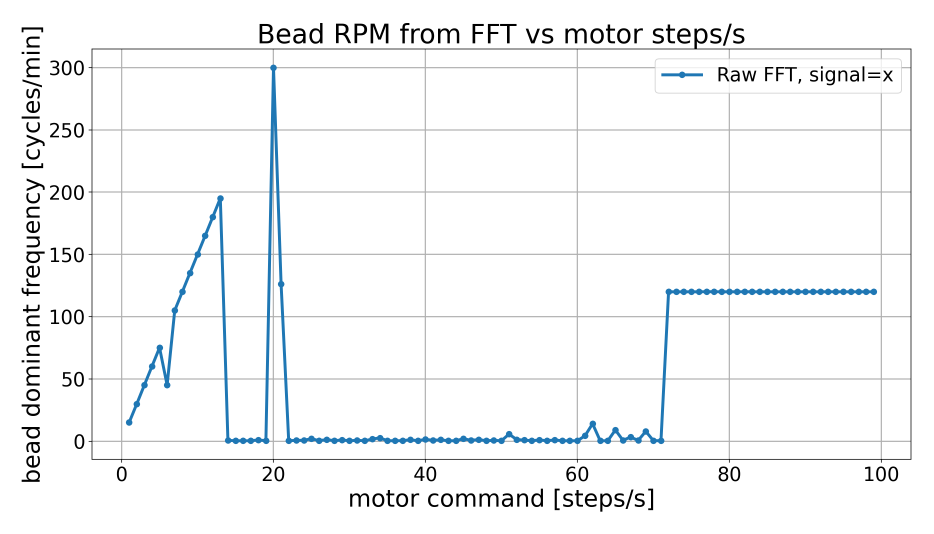
#> input picture pipelines/Mapping_RPM_pipeline/rpm_curve_raw.png, 2800 x 1600 px, given in place of the camera (shown at 1/3 size)
$ python 07_track_multiple_beads.py
#> lines starting #> are read from the running program, lines starting #| are printed output that depends on the picture; after the words box and inside, x2 and y2 are one past the last pixel; in counts of white or black regions, pixels touching at a corner belong together
### src/beadtrack/camera.py
"""OpenCV camera acquisition helpers."""

import time
from collections.abc import Iterator
from dataclasses import dataclass

import cv2
import numpy as np
from numpy.typing import NDArray

__all__ = ["CapturedFrame", "iter_frames", "open_camera", "read_frame_or_raise"]


@dataclass(slots=True)
class CapturedFrame:
    """One camera frame paired with its monotonic acquisition timestamp."""

    time: float
    image: NDArray[np.uint8]


def open_camera(
    camera_index: int = 0,
    width: int | None = None,
    height: int | None = None,
    fps: int | None = None,
) -> cv2.VideoCapture:
    """Open and configure a camera, raising if it is unavailable."""
    capture = cv2.VideoCapture(camera_index)

    if not capture.isOpened():
        raise RuntimeError(f"Could not open camera index {camera_index}")

    if width is not None:
        capture.set(cv2.CAP_PROP_FRAME_WIDTH, width)

    if height is not None:
        capture.set(cv2.CAP_PROP_FRAME_HEIGHT, height)

    if fps is not None:
        capture.set(cv2.CAP_PROP_FPS, fps)

    return capture


def read_frame_or_raise(capture: cv2.VideoCapture) -> NDArray[np.uint8]:
    """Read and return one frame, raising if acquisition fails."""
    success, frame = capture.read()

    if not success or frame is None:
        raise RuntimeError("Could not read frame from camera")

    return np.asarray(frame, dtype=np.uint8)


# [5 lines left out: function iter_frames, not called in this run]

### src/beadtrack/detection.py
"""Bead detection using background subtraction and circle detection."""

import cv2
import numpy as np
from numpy.typing import NDArray

from .models import Detection

__all__ = [
    "Detection",
    "compute_foreground_masks",
    "create_background_subtractor",
    "detect_hough_circles",
    "detect_largest_contour_circle",
]


# ---------------------------------------------------------------------
# Background subtraction
# ---------------------------------------------------------------------


def create_background_subtractor(
    history: int = 500,
    var_threshold: float = 100,
    detect_shadows: bool = True,
) -> cv2.BackgroundSubtractorMOG2:
    """Create a MOG2 background model for foreground segmentation."""
    return cv2.createBackgroundSubtractorMOG2(
        history=int(history),
        varThreshold=float(var_threshold),
        detectShadows=bool(detect_shadows),
    )


def compute_foreground_masks(
    frame: NDArray[np.uint8],
    background_subtractor: cv2.BackgroundSubtractorMOG2,
    threshold_value: int = 120,
    kernel_size: int = 3,
    dilation_iterations: int = 2,
    learning_rate: float | None = None,
) -> tuple[NDArray[np.uint8], NDArray[np.uint8], NDArray[np.uint8]]:
    """
    Compute foreground masks from one frame.

    Pipeline:
    frame
        -> background subtraction
        -> binary threshold
        -> dilation

    Returns
    -------
    foreground : ndarray
        Raw foreground mask from background subtractor.

    threshold : ndarray
        Binary thresholded mask.

    clean : ndarray
        Dilated mask used for contour detection.
    """

    if learning_rate is None:
        foreground = background_subtractor.apply(frame)
    else:
        foreground = background_subtractor.apply(
            frame,
            learningRate=float(learning_rate),
        )

    _, threshold = cv2.threshold(
        foreground.copy(),
        int(threshold_value),
        255,
        cv2.THRESH_BINARY,
    )

    kernel = cv2.getStructuringElement(
        cv2.MORPH_ELLIPSE,
        (int(kernel_size), int(kernel_size)),
    )

    clean = cv2.dilate(
        threshold,
        kernel,
        iterations=int(dilation_iterations),
    )

    foreground = np.asarray(foreground, dtype=np.uint8)
    threshold = np.asarray(threshold, dtype=np.uint8)
    clean = np.asarray(clean, dtype=np.uint8)

    return foreground, threshold, clean


# ---------------------------------------------------------------------
# Detection
# ---------------------------------------------------------------------


# [111 lines left out: functions detect_largest_contour_circle, detect_hough_circles, not called in this run]

### src/beadtrack/messages.py
"""Formatted terminal messages used by beadtrack commands."""

import sys
from typing import Final, TextIO

__all__ = ["arduino_prompt", "bold", "error", "info", "result", "success", "warning"]

RESET: Final[str] = "\033[0m"
BLUE: Final[str] = "\033[34m"
GREEN: Final[str] = "\033[32m"
PURPLE: Final[str] = "\033[35m"
YELLOW: Final[str] = "\033[33m"
RED: Final[str] = "\033[31m"
BOLD: Final[str] = "\033[1m"


def _emit(
    level: str,
    text: object,
    *,
    color: str = "",
    stream: TextIO | None = None,
    end: str = "\n",
) -> None:
    """Write one tagged message to a terminal stream."""
    if stream is None:
        stream = sys.stderr if level in {"WARNING", "ERROR"} else sys.stdout

    print(f"{color}[{level}]{RESET} {text}", file=stream, flush=True, end=end)


def bold(text: object) -> str:
    """Return text formatted as bold with ANSI escape codes."""
    return f"{BOLD}{text}{RESET}"


def arduino_prompt(text: object = "Insert command > ") -> None:
    """Print an Arduino command prompt without a trailing newline."""
    _emit("ARDUINO", text, color=PURPLE, end="")


def info(text: object, *, end: str = "\n") -> None:
    """Print an informational message."""
    _emit("INFO", text, color=BLUE, end=end)


def success(text: object) -> None:
    """Print a successful-operation message."""
    _emit("OK", text, color=GREEN)


def result(text: object) -> None:
    """Print a computation result."""
    _emit("RESULT", text, color=PURPLE)


def warning(text: object) -> None:
    """Print a warning to standard error."""
    _emit("WARNING", text, color=YELLOW)


def error(text: object) -> None:
    """Print an error to standard error."""
    _emit("ERROR", text, color=RED)

### src/beadtrack/io.py
"""File and CSV input/output helpers for tracking data."""

import csv
import time
from pathlib import Path

from .models import TrackingData

__all__ = [
    "ensure_parent_directory",
    "load_tracking_csv",
    "save_tracking_csv",
    "save_tracking_csv_atomic",
    "timestamp_for_filename",
]


# [78 lines left out: functions ensure_parent_directory, save_tracking_csv, save_tracking_csv_atomic, load_tracking_csv, not called in this run]


def timestamp_for_filename() -> str:
    """Return the current local time in a compact filename-safe format."""
    return time.strftime("%Y%m%d_%H%M%S")

### scripts/07_track_multiple_beads.py
"""Track multiple moving beads using the same MOG2 pipeline as script 02."""

import argparse
import csv
import math
import time
from dataclasses import dataclass, field
from itertools import pairwise
from pathlib import Path

import cv2
import numpy as np

from beadtrack import messages
from beadtrack.camera import open_camera, read_frame_or_raise
from beadtrack.detection import (
    compute_foreground_masks,
    create_background_subtractor,
)
from beadtrack.io import timestamp_for_filename
from beadtrack.models import Detection

CSV_FIELDS = ("bead_id", "t", "x", "y", "radius", "area")
COLORS = [
    (0, 255, 255),
    (255, 128, 0),
    (0, 255, 0),
    (255, 0, 255),
    (0, 128, 255),
    (255, 255, 0),
    (128, 255, 128),
    (255, 128, 255),
]


def build_parser():
    parser = argparse.ArgumentParser(description=__doc__)
    parser.add_argument("--camera", type=int, default=0, help="Camera index.")
    parser.add_argument(
        "--output",
        default=None,
        help="Output CSV. Default: data/multiple_beads/track_<timestamp>.csv",
    )
    parser.add_argument("--history", type=int, default=500, help="MOG2 history.")
    parser.add_argument(
        "--var-threshold",
        type=float,
        default=100,
        help="MOG2 variance threshold.",
    )
    parser.add_argument(
        "--threshold", type=int, default=100, help="Binary mask threshold."
    )
    parser.add_argument("--kernel", type=int, default=3, help="Morphology kernel size.")
    parser.add_argument("--dilate", type=int, default=1, help="Dilation iterations.")
    parser.add_argument(
        "--min-area", type=float, default=20, help="Minimum contour area [px^2]."
    )
    parser.add_argument(
        "--max-area", type=float, default=2000, help="Maximum contour area [px^2]."
    )
    parser.add_argument(
        "--min-radius", type=float, default=2, help="Minimum radius [px]."
    )
    parser.add_argument(
        "--max-radius", type=float, default=30, help="Maximum radius [px]."
    )
    parser.add_argument(
        "--min-circularity",
        type=float,
        default=0.10,
        help="Minimum 4*pi*area/perimeter^2 (default: 0.10).",
    )
    parser.add_argument(
        "--max-distance",
        type=float,
        default=70,
        help="Maximum ID-association distance [px].",
    )
    parser.add_argument(
        "--roi-circle",
        type=parse_circle,
        default=(320, 240, 190),
        metavar="X,Y,R",
        help="Circular work area (default: 320,240,190).",
    )
    parser.add_argument(
        "--no-roi", action="store_true", help="Disable the circular work area."
    )
    parser.add_argument(
        "--no-debug", action="store_true", help="Hide mask debug windows."
    )
    return parser


def parse_circle(text):
    try:
        x, y, radius = (int(part.strip()) for part in text.split(","))
    except (TypeError, ValueError) as exc:
        raise argparse.ArgumentTypeError("circle must be X,Y,R") from exc
    if x < 0 or y < 0 or radius <= 0:
        raise argparse.ArgumentTypeError(
            "circle center must be non-negative and radius positive"
        )
    return x, y, radius


def validate_args(parser, args):
    if args.history <= 0:
        parser.error("--history must be positive")
    if not 0 <= args.threshold <= 255:
        parser.error("--threshold must be between 0 and 255")
    if args.kernel <= 0 or args.kernel % 2 == 0:
        parser.error("--kernel must be a positive odd number")
    if args.dilate < 0:
        parser.error("--dilate cannot be negative")
    if args.min_area <= 0 or args.max_area <= args.min_area:
        parser.error("area limits must satisfy 0 < min < max")
    if args.min_radius <= 0 or args.max_radius <= args.min_radius:
        parser.error("radius limits must satisfy 0 < min < max")
    if not 0 <= args.min_circularity <= 1:
        parser.error("--min-circularity must be between 0 and 1")
    if args.max_distance <= 0:
        parser.error("--max-distance must be positive")


def detect_all_contour_circles(
    mask,
    min_area=50,
    max_area=3000,
    min_radius=3,
    max_radius=40,
    min_circularity=0.20,
):
    """Return every MOG2 contour accepted by the geometric filters."""
    contours, _hierarchy = cv2.findContours(
        mask, cv2.RETR_EXTERNAL, cv2.CHAIN_APPROX_SIMPLE
    )
    detections: list[Detection] = []
    for contour in contours:
        area = float(cv2.contourArea(contour))
        if not min_area <= area <= max_area:
            continue

        perimeter = float(cv2.arcLength(contour, True))
        if perimeter <= 0:
            continue
        circularity = 4.0 * math.pi * area / (perimeter * perimeter)
        if circularity < min_circularity:
            continue

        (x, y), radius = cv2.minEnclosingCircle(contour)
        if not min_radius <= radius <= max_radius:
            continue
        detections.append(
            Detection(
                x=float(x),
                y=float(y),
                radius=float(radius),
                area=area,
            )
        )
    return sorted(detections, key=lambda item: (item.x, item.y))


def apply_circular_roi(mask, circle):
    if circle is None:
        return mask
    center_x, center_y, radius = circle
    roi_mask = np.zeros_like(mask)
    cv2.circle(roi_mask, (center_x, center_y), radius, 255, -1)
    return cv2.bitwise_and(mask, roi_mask)


@dataclass
class Track:
    bead_id: int
    x: float
    y: float
    vx: float = 0.0
    vy: float = 0.0
    missed: int = 0
    history: list[tuple[float, float]] = field(default_factory=list)

    def predict(self):
        # A short velocity prediction absorbs MOG2 centroid jumps without
        # extrapolating a tangent too far along the curved orbit.
        frames = min(self.missed + 1, 3)
        return self.x + self.vx * frames, self.y + self.vy * frames


class DistanceTracker:
    """Assign persistent IDs using predicted position and nearest distance."""

    def __init__(self, max_distance=70, max_missed=30):
        self.max_distance = float(max_distance)
        self.max_missed = int(max_missed)
        self.tracks = {}
        self.next_id = 0

    def update(self, detections: list[Detection]):
        candidates = []
        for bead_id, track in self.tracks.items():
            predicted_x, predicted_y = track.predict()
            for detection_index, detection in enumerate(detections):
                distance = math.hypot(
                    detection.x - predicted_x,
                    detection.y - predicted_y,
                )
                if distance <= self.max_distance:
                    candidates.append((distance, bead_id, detection_index))

        used_tracks = set()
        used_detections = set()
        matches = []
        for _distance, bead_id, detection_index in sorted(candidates):
            if bead_id in used_tracks or detection_index in used_detections:
                continue
            used_tracks.add(bead_id)
            used_detections.add(detection_index)
            matches.append((bead_id, detection_index))

        visible = []
        for bead_id, detection_index in matches:
            track = self.tracks[bead_id]
            detection = detections[detection_index]
            elapsed_frames = track.missed + 1
            measured_vx = (detection.x - track.x) / elapsed_frames
            measured_vy = (detection.y - track.y) / elapsed_frames
            track.vx = 0.5 * track.vx + 0.5 * measured_vx
            track.vy = 0.5 * track.vy + 0.5 * measured_vy
            track.x = detection.x
            track.y = detection.y
            track.missed = 0
            track.history.append((track.x, track.y))
            visible.append((bead_id, detection))

        for bead_id, track in list(self.tracks.items()):
            if bead_id not in used_tracks:
                track.missed += 1
                if track.missed > self.max_missed:
                    del self.tracks[bead_id]

        for detection_index, detection in enumerate(detections):
            if detection_index in used_detections:
                continue
            bead_id = self.next_id
            self.next_id += 1
            track = Track(bead_id, detection.x, detection.y)
            track.history.append((track.x, track.y))
            self.tracks[bead_id] = track
            visible.append((bead_id, detection))

        return sorted(visible, key=lambda item: item[0])


def draw_tracks(frame, tracker, visible):
    for bead_id, track in tracker.tracks.items():
        color = COLORS[bead_id % len(COLORS)]
        points = track.history[-300:]
        for first, second in pairwise(points):
            cv2.line(frame, tuple(map(int, first)), tuple(map(int, second)), color, 1)

    for bead_id, detection in visible:
        color = COLORS[bead_id % len(COLORS)]
        center = (int(detection.x), int(detection.y))
        cv2.circle(frame, center, int(detection.radius), color, 2)
        cv2.putText(
            frame,
            f"ID {bead_id}",
            (center[0] + 5, center[1] - 5),
            cv2.FONT_HERSHEY_SIMPLEX,
            0.55,
            color,
            2,
            cv2.LINE_AA,
        )


def save_long_csv(filename, records):
    path = Path(filename)
    path.parent.mkdir(parents=True, exist_ok=True)
    with path.open("w", newline="", encoding="utf-8") as stream:
        writer = csv.DictWriter(stream, fieldnames=CSV_FIELDS)
        writer.writeheader()
        writer.writerows(records)
    return path


def main(argv=None):
    parser = build_parser()
    args = parser.parse_args(argv)
    validate_args(parser, args)
    output = args.output or f"data/multiple_beads/track_{timestamp_for_filename()}.csv"

    cap = None
    tracker = DistanceTracker(max_distance=args.max_distance)
    records = []
    start_time = time.monotonic()

    try:
        cap = open_camera(camera_index=args.camera)
        background = create_background_subtractor(
            history=args.history,
            var_threshold=args.var_threshold,
            detect_shadows=True,
        )
        messages.info("Multiple-bead MOG2 tracking started.")
        print(
            f"Press {messages.bold('q')} to save and quit; "
            f"press {messages.bold('ESC')} to discard."
        )

        while True:
            frame = read_frame_or_raise(cap)
#> in read_frame_or_raise, frame is the input picture: shape (1600, 2800, 3); mean B, G, R 247.1, 246.1, 244.7

            now = time.monotonic()
            foreground, threshold, clean = compute_foreground_masks(
                frame,
                background,
                threshold_value=args.threshold,
                kernel_size=args.kernel,
                dilation_iterations=args.dilate,
            )
#> in compute_foreground_masks, `foreground = background_subtractor.apply(frame)`:
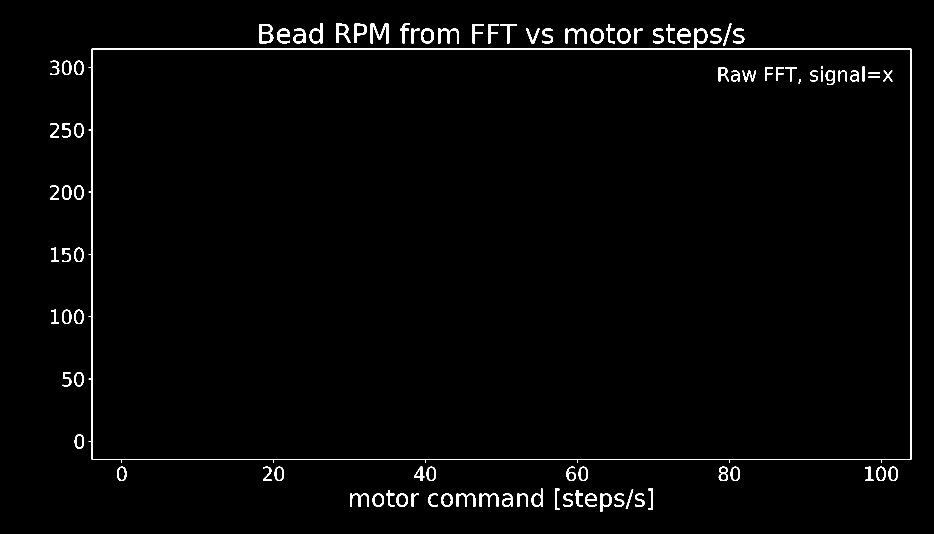
#> foreground: shape (1600, 2800) (shown at 1/3 size); values 127 (black) and 255 (white), 1.4% white; 96 white regions, largest, box (x1, y1, x2, y2) and area: (266, 86, 2734, 1388) 15834, (1112, 71, 1165, 130) 1329, (779, 72, 820, 130) 1145
#> in compute_foreground_masks, `_, threshold = cv2.threshold( foreground.copy(), int(threshold_value),..`: threshold: shape (1600, 2800); every value is 255
            roi_circle = None if args.no_roi else args.roi_circle
            clean = apply_circular_roi(clean, roi_circle)
#> in apply_circular_roi, `cv2.circle(roi_mask, (center_x, center_y), radius, 255, -1)`:
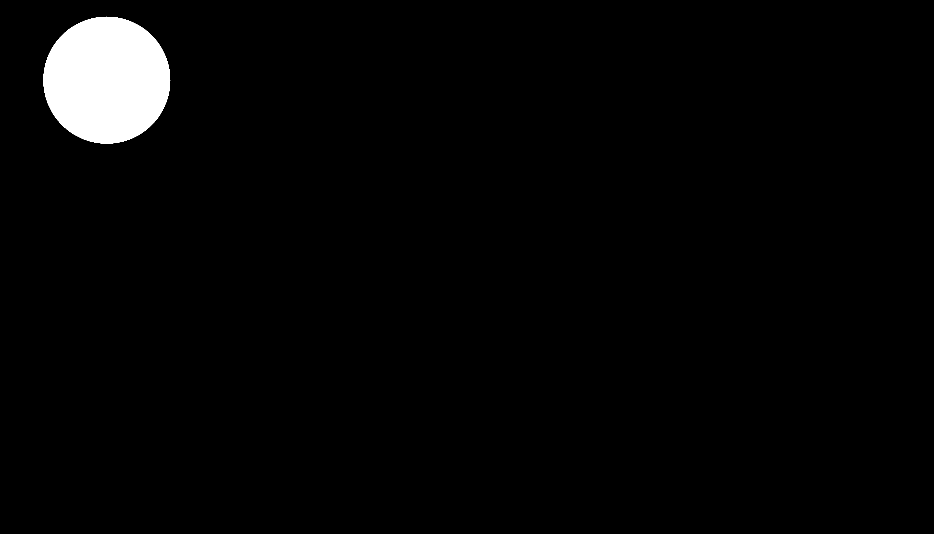
#> roi_mask: shape (1600, 2800) (shown at 1/3 size); 2.5% white; 1 white region
            detections = detect_all_contour_circles(
                clean,
                min_area=args.min_area,
                max_area=args.max_area,
                min_radius=args.min_radius,
                max_radius=args.max_radius,
                min_circularity=args.min_circularity,
            )
#> in detect_all_contour_circles, `contours, _hierarchy = cv2.findContours( mask, cv2.RETR_EXTERNAL, cv2...`: contours = 1 contour; box (x1, y1, x2, y2) and area: (130, 50, 511, 431) 112832
#> the loop in detect_all_contour_circles, `for contour in contours:` made 1 pass
#> area on pass 1: 112832
#> after the loop in detect_all_contour_circles, `for contour in contours:`: detections = []
#> detections = []
            visible = tracker.update(detections)
#> after the loop in update, `for detection_index, detection in enumerate(detections):`: self.next_id = 0; self.tracks = 0 items
#> visible = []
            elapsed = now - start_time
            for bead_id, detection in visible:
                records.append(
                    {
                        "bead_id": bead_id,
                        "t": f"{elapsed:.6f}",
                        "x": f"{detection.x:.6f}",
                        "y": f"{detection.y:.6f}",
                        "radius": f"{detection.radius:.6f}",
                        "area": f"{detection.area:.6f}",
                    }
                )
#> this loop made 0 passes
#> after the loop, records = []

            display = frame.copy()
            draw_tracks(display, tracker, visible)
            if roi_circle is not None:
                cv2.circle(
                    display,
                    (roi_circle[0], roi_circle[1]),
                    roi_circle[2],
                    (255, 255, 255),
                    1,
                )
            cv2.putText(
                display,
                f"visible beads: {len(visible)}",
                (12, 28),
                cv2.FONT_HERSHEY_SIMPLEX,
                0.7,
                (0, 255, 0),
                2,
                cv2.LINE_AA,
            )
            if not args.no_debug:
                cv2.imshow("foreground", foreground)
                cv2.imshow("threshold", threshold)
                cv2.imshow("clean_mask", clean)
            cv2.imshow("multiple bead tracking", display)

            key = cv2.waitKey(1) & 0xFF
#> (key q is pressed here)
            if key == ord("q"):
                if records:
                    saved = save_long_csv(output, records)
                    messages.success(f"Saved {len(records)} detections to: {saved}")
                else:
                    messages.warning("No detections saved.")
                return 0
            if key == 27:
                messages.warning("ESC pressed. Exiting without saving.")
                return 0
    except (OSError, RuntimeError, ValueError, cv2.error) as exc:
        messages.error(exc)
        return 1
    finally:
        if cap is not None:
            cap.release()
        cv2.destroyAllWindows()


if __name__ == "__main__":
    raise SystemExit(main())
#> (the program exits here)
